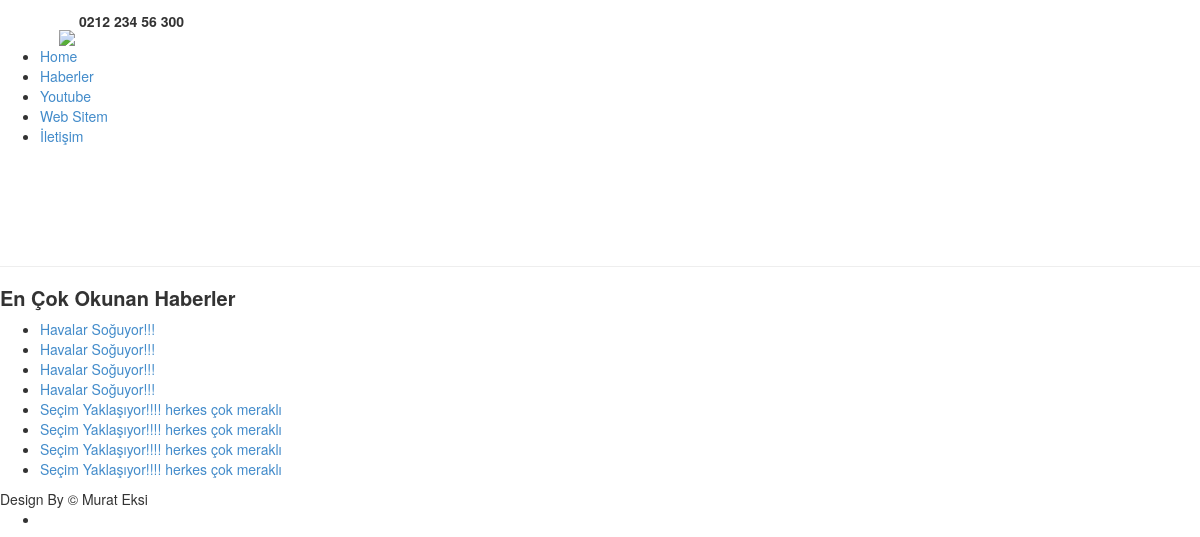
The app's page /haber_detay.php with its own data.
### tables this page shows
CREATE TABLE `admin_ayarlar` (
  `adminayar_id` int(11) NOT NULL,
  `adminayar_logo` varchar(100) NOT NULL,
  `adminayar_telefon` varchar(50) NOT NULL,
  `adminayar_title` varchar(200) NOT NULL,
  `adminayar_description` varchar(200) NOT NULL,
  `adminayar_keywords` varchar(200) NOT NULL,
  `adminayar_facebook` varchar(100) NOT NULL,
  `adminayar_twitter` varchar(100) NOT NULL,
  `adminayar_linkedin` varchar(100) NOT NULL,
  `adminayar_footer` varchar(200) NOT NULL,
  `adminayar_adres` varchar(200) NOT NULL,
  `adminayar_mail` varchar(100) NOT NULL,
  `adminayar_fax` varchar(100) NOT NULL,
  `adminayar_yedek` varchar(200) NOT NULL
);

CREATE TABLE `menuler` (
  `menu_id` int(11) NOT NULL,
  `menu_ad` varchar(100) NOT NULL,
  `menu_link` varchar(500) NOT NULL,
  `menu_ek` varchar(100) NOT NULL
);

CREATE TABLE `haber` (
  `haber_id` int(11) NOT NULL,
  `haber_zaman` datetime NOT NULL,
  `haber_ad` varchar(100) NOT NULL,
  `haber_detay` varchar(2000) NOT NULL,
  `haber_resimyol` varchar(500) NOT NULL,
  `haber_hit` varchar(100) NOT NULL DEFAULT '0'
);

### web/haber_detay.php (the view, shortened to what this page needs)
<?php
include 'header.php';
  $haber_id=$_GET['haber_id'];
            $habersorgu=mysql_query("select * from haber where haber_id='$haber_id'");
            $habercek=mysql_fetch_assoc($habersorgu);
 ?>
<section id="content">
<div class="wrapper">
  <article class="col-1">
 <figure class="img-indent"><img  style="width: 80%; margin-left: 200px; padding-bottom: 30px;" src="../admin/<?php echo $habercek['haber_resimyol']; ?>" alt=""></figure>
  <br>
  <br>
  <hr>
  </article>
  <article class="col-2">
  <b>
  <h4 style="font-size: 20px; " class="p1">En Çok Okunan Haberler</b></h4>
  <ul class="list-1">
    <?php
$habersorgu=mysql_query("select*from haber order by haber_hit desc limit 10");
while ( $habercek=mysql_fetch_assoc($habersorgu)) {
 ?>
    <li><a href="haber_detay.php?haber_id=<?php echo $habercek['haber_id']; ?>""><?php echo $habercek['haber_ad'];?>
    </a></li>
    <?php } ?>
  </ul>
  </article>
</div>
</section>
</div>
</div>
<?php
include 'footer.php';
 ?>

### web/header.php (shortened to what this page needs)
<?php
$ayarsorgu=mysql_query("select*from admin_ayarlar");
$ayarcek=mysql_fetch_assoc($ayarsorgu);
 ?>
<!DOCTYPE html>
<html lang="en">
<head>
<link rel="stylesheet" href="css/bootstrap.css" type="text/css" media="screen">
<link rel="stylesheet" href="css/reset.css" type="text/css" media="screen">
<link rel="stylesheet" href="css/stil.css" type="text/css" media="screen">
<link rel="stylesheet" href="css/layout.css" type="text/css" media="screen">
</head>
<body id="page1">
<div class="extra">
  <div class="main">
    <header>
      <div class="indent">
        <div class="row-top">
          <div class="wrapper">
<img style="margin-left: 59px; margin-top: 30px;" src="<?php echo $ayarcek['adminayar_logo']; ?>">
            <strong class="support"><?php echo $ayarcek['adminayar_telefon']; ?></strong> </div>
        </div>
        <nav>
          <ul  class="menu">
            <li><a class="active" href="index.php">Home</a></li>
            <?php
              $menusorgu=mysql_query("select*from menuler");
              $menusay=mysql_num_rows($menusorgu);
              $say=0;
              while($menucek=mysql_fetch_assoc($menusorgu)){ $say++;?>
                <li class="<?php
                if ( $menusay==$say) {
                 echo "last";
                }
                 ?>"><a href="<?php echo$menucek['menu_link']; ?>"><?php echo$menucek['menu_ad']; ?></a></li>
             <?php } ?>
          </ul>
        </nav>
      </div>
    </header>

### web/footer.php (shortened to what this page needs)
<footer>
  <div class="main">
    <div class="footer-bg">
      <?php echo $ayarcek['adminayar_footer']; ?>
      <ul class="list-services">
        <li><a class="tooltips" href="<?php echo $ayarcek['adminayar_facebook']; ?>"></a></li>
        <li class="item-1"><a class="tooltips" href="<?php echo $ayarcek['adminayar_twitter']; ?>"></a></li>
      </ul>
    </div>
  </div>
</footer>
</body>
</html>

### records on screen
admin_ayarlar: adminayar_telefon "0212 234 56 300", adminayar_footer "Design By © Murat Eksi"
menuler: menu_ad "Haberler"
menuler: menu_ad "Youtube"
menuler: menu_ad "Web Sitem"
menuler: menu_ad "İletişim"
haber: haber_ad "Havalar Soğuyor!!!"
haber: haber_ad "Havalar Soğuyor!!!"
haber: haber_ad "Havalar Soğuyor!!!"
haber: haber_ad "Havalar Soğuyor!!!"
haber: haber_ad "Seçim Yaklaşıyor!!!! herkes çok meraklı"
haber: haber_ad "Seçim Yaklaşıyor!!!! herkes çok meraklı"
haber: haber_ad "Seçim Yaklaşıyor!!!! herkes çok meraklı"
haber: haber_ad "Seçim Yaklaşıyor!!!! herkes çok meraklı"
